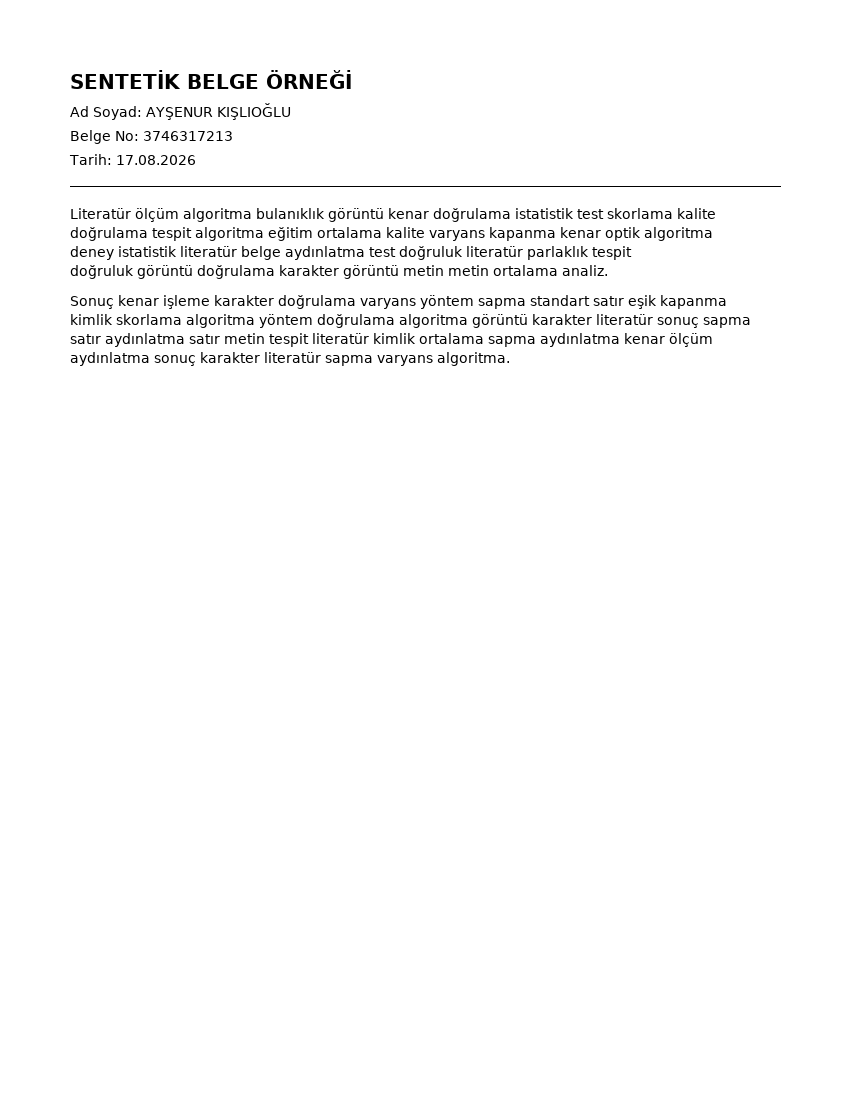
#> input picture ornek_gorseller/1_temiz.png, 850 x 1100 px
$ python -i niqe.py   (imports and definitions only)
#> lines starting #> are read from the running program, lines starting #| are printed output that depends on the picture
"""
NIQE (Natural Image Quality Evaluator) — sıfırdan, bu projeye özel uygulama.

GEREKÇE: Kullanıcı, "AI olmayan ama modern/genel amaçlı" bir kalite metriği
istedi. PyPI'daki hazır paketler (`brisque`, `image-quality`, `niqe`) denendi
— hepsi modern numpy/scikit-image sürümleriyle KIRIK çıktı (eski API'lere
bağımlı, bakımsız). Bu yüzden NIQE, Mittal, Soundararajan & Bovik (2013)
"Making a 'Completely Blind' Image Quality Analyzer" makalesindeki tarife
göre BASİTLEŞTİRİLMİŞ (tek ölçekli, orijinali 2 ölçekli) bir sürümü olarak
sıfırdan yazıldı. NIQE "AI" değildir — referans/eğitim etiketi (insan puanı)
gerektirmez, yalnızca "doğal/bozulmamış görüntülerin istatistiksel
düzenliliği" fikrine dayanan klasik bir istatistiksel modeldir (çok
değişkenli Gauss dağılımına uzaklık ölçümü).

ÖZGÜN KATKI: NIQE'in "pristine" (temiz/referans) modeli normalde genel doğa
fotoğraflarından fit edilir. Burada bunun yerine PROJEMİZİN KENDİ temiz
sentetik belgelerinden (`data/synthetic/blur/originals/`) fit ediliyor —
belge-alanına özgü bir referans, genel doğa istatistiklerinden daha uygun
olmalı (bu varsayım, aşağıdaki doğrulama deneyinde test edilir).

Yöntem özeti:
1. Görüntü, yerel ortalama/varyansa göre normalize edilir (MSCN katsayıları).
2. Örtüşmeyen bloklara bölünür; her blok için MSCN dağılımının şekli
   (Genelleştirilmiş Gauss Dağılımı parametreleri) + 4 komşuluk yönündeki
   (yatay/dikey/iki çapraz) çarpım dağılımlarının şekli (18 sayı/blok)
   çıkarılır.
3. "Temiz" görüntülerin blok özellikleri havuzundan bir çok-değişkenli
   Gauss modeli (ortalama vektör + kovaryans) fit edilir — bu, ONCE, tek
   seferlik `fit_pristine_model.py` ile yapılır ve diske kaydedilir.
4. Test edilecek görüntünün kendi blok özelliklerinden de bir Gauss modeli
   çıkarılır; NIQE skoru, bu iki modelin Mahalanobis mesafesidir. Yüksek
   mesafe = "doğal/temiz görüntülerden istatistiksel olarak uzak" = kötü
   kalite.
"""

from __future__ import annotations

from pathlib import Path
from typing import List, Optional

import cv2
import numpy as np
from scipy.special import gamma

BLOCK_SIZE = 64  # NIQE standardı 96 kullanır (doğa fotoğrafları için); bizim
# belge görüntülerimiz göreceli küçük olduğu için 64 kullanıldı.
MIN_BLOCK_VARIANCE = 4.0  # neredeyse düz/boş bloklar (örn. büyük beyaz
# kenarlık) GGD fit'ini bozduğu için elenir — standart NIQE pratiği.
MODEL_PATH = Path(__file__).parent / "models" / "niqe_pristine.npz"

_GAM_RANGE = np.arange(0.2, 10.0, 0.01)
_R_GAM_GGD = (gamma(1.0 / _GAM_RANGE) * gamma(3.0 / _GAM_RANGE)) / (gamma(2.0 / _GAM_RANGE) ** 2)
_R_GAM_AGGD = (gamma(2.0 / _GAM_RANGE) ** 2) / (gamma(1.0 / _GAM_RANGE) * gamma(3.0 / _GAM_RANGE))


def _gaussian_window(size: int = 7, sigma: float = 7 / 6) -> np.ndarray:
#> further down, picture is the input picture: shape (1100, 850, 3); min 0, max 255, mean 250.2
#> (reads src/scoring/models/niqe_pristine.npz from the repository)
    ax = np.arange(-(size // 2), size // 2 + 1)
    xx, yy = np.meshgrid(ax, ax)
    kernel = np.exp(-(xx ** 2 + yy ** 2) / (2 * sigma ** 2))
    return (kernel / kernel.sum()).astype(np.float64)


_WINDOW = _gaussian_window()


def compute_mscn(gray: np.ndarray) -> np.ndarray:
    """Mean-Subtracted Contrast-Normalized katsayıları hesaplar.

    Yerel (Gauss ağırlıklı) ortalama çıkarılır, yerel standart sapmaya
    bölünür — bu, "doğal" görüntülerde neredeyse Gauss dağılımına yakın bir
    dağılım üretirken, bozulmalar bu dağılımı belirgin şekilde saptırır
    (NIQE'in temel dayanağı).
    """
    gray = gray.astype(np.float64)
    mu = cv2.filter2D(gray, -1, _WINDOW, borderType=cv2.BORDER_REPLICATE)
    mu_sq = cv2.filter2D(gray * gray, -1, _WINDOW, borderType=cv2.BORDER_REPLICATE)
    sigma = np.sqrt(np.maximum(mu_sq - mu * mu, 0))
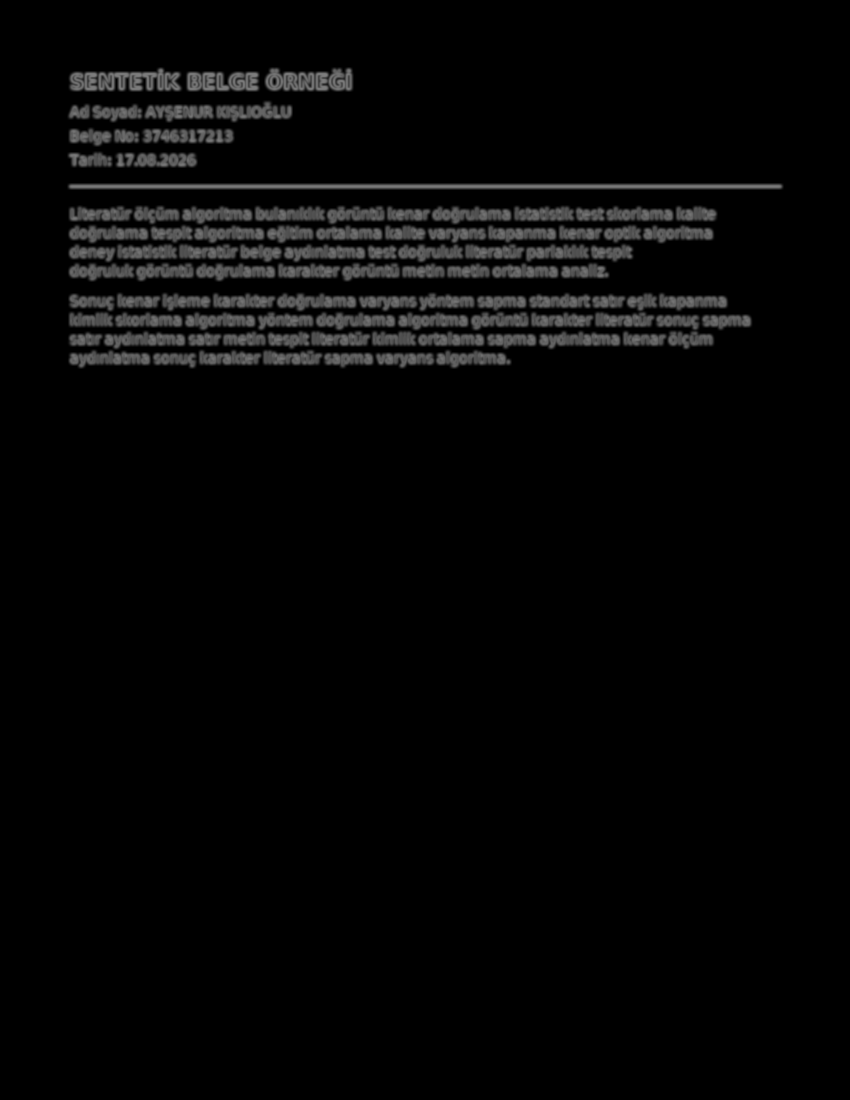
#> sigma: shape (1100, 850) float64; min 3.81e-06, max 126.9, mean 6.4
    return (gray - mu) / (sigma + 1.0)
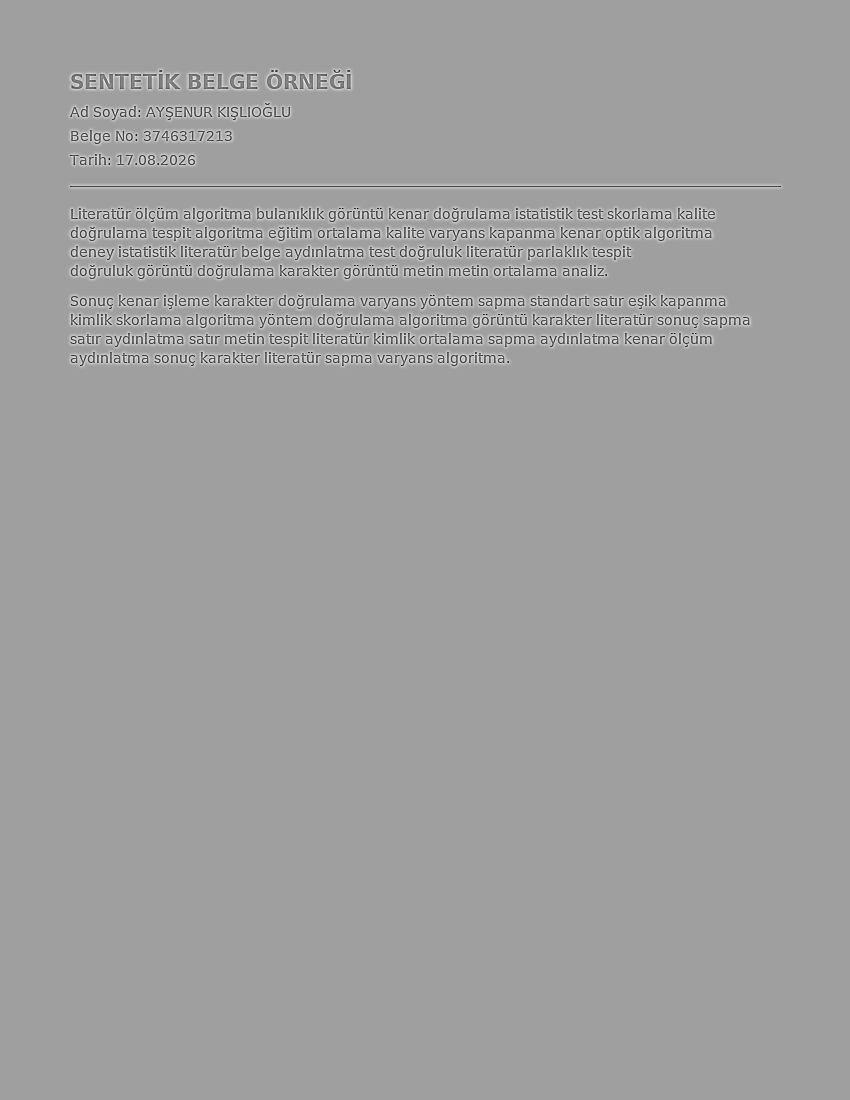
#> returned value: shape (1100, 850) float64; min -2.4, max 1.44, mean 0.00588; drawn with min black and max white


def _estimate_ggd(vec: np.ndarray) -> tuple:
    """Genelleştirilmiş Gauss Dağılımı (GGD) parametrelerini (şekil, sigma)
    moment eşleştirme yöntemiyle tahmin eder."""
    vec = vec.flatten()
    sigma_sq = float(np.mean(vec ** 2))
    sigma = float(np.sqrt(sigma_sq))
    mean_abs = float(np.mean(np.abs(vec)))
    rho = sigma_sq / (mean_abs ** 2 + 1e-12)
    idx = int(np.argmin(np.abs(_R_GAM_GGD - rho)))
    return _GAM_RANGE[idx], sigma


def _estimate_aggd(vec: np.ndarray) -> tuple:
    """Asimetrik GGD parametrelerini (şekil, ortalama, sol/sağ sigma)
    tahmin eder — komşu piksel çarpımları genelde asimetrik dağılır."""
    vec = vec.flatten()
    left = vec[vec < 0]
    right = vec[vec >= 0]
    left_std = float(np.sqrt(np.mean(left ** 2))) if left.size else 1e-6
    right_std = float(np.sqrt(np.mean(right ** 2))) if right.size else 1e-6
    gamma_hat = left_std / (right_std + 1e-12)
    r_hat = (float(np.mean(np.abs(vec))) ** 2) / (float(np.mean(vec ** 2)) + 1e-12)
    big_r = r_hat * (gamma_hat ** 3 + 1) * (gamma_hat + 1) / ((gamma_hat ** 2 + 1) ** 2 + 1e-12)
    idx = int(np.argmin(np.abs(_R_GAM_AGGD - big_r)))
    alpha = _GAM_RANGE[idx]
    ratio = np.sqrt(gamma(1 / alpha) / gamma(3 / alpha))
    beta_left = left_std * ratio
    beta_right = right_std * ratio
    mean = (beta_right - beta_left) * (gamma(2 / alpha) / gamma(1 / alpha))
    return alpha, mean, beta_left, beta_right


def block_features(mscn_block: np.ndarray) -> np.ndarray:
    """Bir bloğun 18 sayılık özellik vektörünü çıkarır: MSCN'nin kendi GGD
    parametreleri (2) + 4 komşuluk yönündeki çarpımların AGGD parametreleri
    (4x4=16)."""
    alpha, sigma = _estimate_ggd(mscn_block)
    feats = [alpha, sigma ** 2]
    h = mscn_block[:, :-1] * mscn_block[:, 1:]
    v = mscn_block[:-1, :] * mscn_block[1:, :]
    d1 = mscn_block[:-1, :-1] * mscn_block[1:, 1:]
    d2 = mscn_block[:-1, 1:] * mscn_block[1:, :-1]
    for prod in (h, v, d1, d2):
        a, m, bl, br = _estimate_aggd(prod)
        feats.extend([a, m, bl, br])
    return np.array(feats, dtype=np.float64)


def extract_patch_features(gray: np.ndarray, block_size: int = BLOCK_SIZE) -> np.ndarray:
    """Görüntüyü örtüşmeyen bloklara böler, her blok için 18'lik özellik
    vektörü çıkarır (neredeyse düz bloklar elenir). Returns: (N, 18) array."""
    mscn = compute_mscn(gray)
    h, w = mscn.shape
#> h = 1100; w = 850
    feats = []
    for by in range(0, h - block_size + 1, block_size):
        for bx in range(0, w - block_size + 1, block_size):
            block = mscn[by : by + block_size, bx : bx + block_size]
            if block.var() < MIN_BLOCK_VARIANCE / (255.0 ** 2) * 255.0:
                # MSCN zaten normalize edilmiş küçük ölçekli; basit bir
                # varyans eşiği yeterli (deneyle ayarlandı).
                if block.var() < 1e-4:
                    continue
            feats.append(block_features(block))
#> block: shape (64, 64) float64; every value is 2.84e-14
    if not feats:
        return np.empty((0, 18))
    return np.array(feats)


def fit_mvg(features: np.ndarray) -> tuple:
    """Özellik matrisinden (N, 18) çok-değişkenli Gauss modeli (ortalama,
    kovaryans) fit eder."""
    mu = features.mean(axis=0)
    cov = np.cov(features, rowvar=False)
    return mu, cov


def _load_pristine_model():
    if not MODEL_PATH.exists():
        raise FileNotFoundError(
            f"Referans (pristine) model bulunamadı: {MODEL_PATH}. Önce "
            "experiments/niqe/fit_pristine_model.py çalıştırılmalı."
        )
    data = np.load(MODEL_PATH)
    return data["mu"], data["cov"]


def niqe_score(image: np.ndarray, pristine_mu: Optional[np.ndarray] = None, pristine_cov: Optional[np.ndarray] = None) -> float:
    """Bir görüntünün NIQE skorunu hesaplar (YÜKSEK = kalite DÜŞÜK/doğal
    olmayan; DÜŞÜK = kaliteli/temiz görüntülere istatistiksel olarak yakın).

    `pristine_mu`/`pristine_cov` verilmezse, önceden fit edilmiş ve diske
    kaydedilmiş model (`MODEL_PATH`) yüklenir.
    """
    if pristine_mu is None or pristine_cov is None:
        pristine_mu, pristine_cov = _load_pristine_model()

    gray = cv2.cvtColor(image, cv2.COLOR_BGR2GRAY) if image.ndim == 3 else image
    feats = extract_patch_features(gray)
    if len(feats) < 2:
        return float("nan")

    test_mu, test_cov = fit_mvg(feats)
    cov_avg = (pristine_cov + test_cov) / 2.0
    try:
        inv_cov = np.linalg.pinv(cov_avg)
    except np.linalg.LinAlgError:
        return float("nan")
    diff = (pristine_mu - test_mu).reshape(1, -1)
    dist = np.sqrt(diff @ inv_cov @ diff.T)
    return float(dist[0, 0])

>>> import cv2
>>> picture = cv2.imread('../../ornek_gorseller/1_temiz.png')
>>> result = niqe_score(picture)
